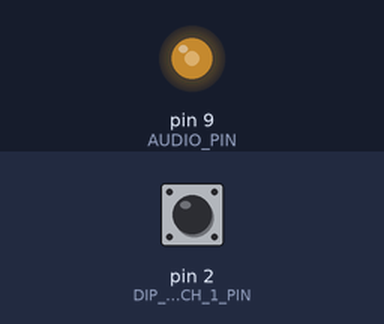
Bench run of a sketch on a simulated Arduino Uno, built with avr-gcc and run on an emulated ATmega328P. Shown: output pins drawn as LEDs (lit = HIGH). Inputs (shaded band) come from the test bench; at power-on: pin 2 (DIP_SWITCH_1_PIN) HIGH.

Above: at 1.2 s.
1.3 s: pin 2 (DIP_SWITCH_1_PIN) pulled LOW for 3.2 s
Timing chart, 0 to 4.3 s (numbered marks = the images above; inputs shaded):
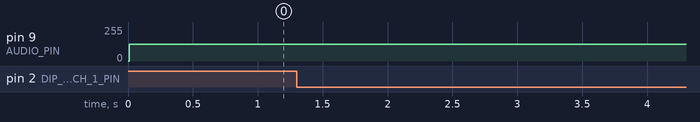

The sketch:

improved_audio_output.ino
```cpp
/*
 * Improved Audio Output - PWM周波数改善版
 *
 * 改善点:
 * - PWM周波数を31.25kHzに変更（可聴域外）
 * - より大きな振幅でスピーカー駆動
 * - ACカップリング対応
 *
 * ピン配置:
 * - 9: 音声出力 (高周波PWM)
 * - 2: DIPスイッチ1 (HIGH=Sine波, LOW=Square波)
 *
 * 動作: 一定周期ごとに自動で鐘音を鳴らします
 */

#define AUDIO_PIN 9
#define DIP_SWITCH_1_PIN 2  // 波形選択(sine/square)

// 音の種類管理と周期制御
bool useSineWave = true;  // true: sine, false: square
unsigned long lastBellTime = 0;
const unsigned long BELL_INTERVAL = 3000; // 3秒間隔

// 音声生成用
const int FREQUENCY = 6440; // A5音
const int SINE_TABLE_SIZE = 64; // テーブルサイズ
int sineTable[SINE_TABLE_SIZE];
int phaseAccumulator = 0;
int phaseIncrement;
const int SAMPLE_RATE = 440; // 2kHzサンプリング

// エンベロープ設定（鐘のような減衰音）
const unsigned long ATTACK_TIME = 5;    // 瞬間的なアタック
const unsigned long SUSTAIN_TIME = 0;   // サステインなし
const unsigned long RELEASE_TIME = 1000; // 長い減衰（2秒）

struct EnvelopeState {
  bool active;
  unsigned long startTime;
  float amplitude;
  enum Phase { ATTACK, SUSTAIN, RELEASE, IDLE } phase;
} envelope;

void setup() {
  // Serial.begin(9600);

  // ピン設定
  pinMode(AUDIO_PIN, OUTPUT);
  pinMode(DIP_SWITCH_1_PIN, INPUT_PULLUP);

  // PWM周波数を31.25kHzに変更（可聴域外）
  setupHighFrequencyPWM();

  // サイン波テーブル生成（より大きな振幅）
  generateSineTable();

  // 位相増分計算（整数演算）
  phaseIncrement = (FREQUENCY * SINE_TABLE_SIZE) / SAMPLE_RATE;

  // エンベロープ初期化
  envelope.active = false;
  envelope.amplitude = 0;
  envelope.phase = EnvelopeState::IDLE;

  // 初期設定完了

  // Serial.println("Automatic Bell Generator Ready");
  // Serial.println("DIP Switch 1 (Pin 2): Sine/Square wave selection");
  // Serial.println("Bell rings automatically every 3 seconds");
  // printCurrentSettings();
}

void loop() {
  // DIPスイッチの状態を確認
  bool dipSwitch1 = digitalRead(DIP_SWITCH_1_PIN);  // sine/square

  // 音の種類を更新
  useSineWave = (dipSwitch1 == HIGH);  // HIGH=sine, LOW=square

  // 一定周期ごとに音を鳴らす
  unsigned long currentTime = millis();
  if (currentTime - lastBellTime >= BELL_INTERVAL) {
    playSound();
    lastBellTime = currentTime;
  }

  // エンベロープ更新と音声生成
  updateEnvelope();
  generatePWMAudio();

  delay(1);  // より短い遅延でレスポンシブに
}

void setupHighFrequencyPWM() {
  // Timer1のPWM周波数を31.25kHzに設定（ピン9用）
  // これにより、PWMキャリア周波数が可聴域外になり、
  // スピーカーでより良い音質が得られる
  TCCR1A = _BV(COM1A1) | _BV(WGM10);  // Fast PWM, 8-bit, OCR1A出力
  TCCR1B = _BV(WGM12) | _BV(CS10);    // Fast PWM, プリスケーラ1
}

void playSound() {
  // Serial.print("Ringing ");
  // Serial.print(useSineWave ? "Sine" : "Square");
  // Serial.println(" Bell");

  // 前の音を完全に停止
  envelope.active = false;
  envelope.amplitude = 0;
  OCR1A = 127;  // 中央値で無音状態

  // 短い無音期間を作る
  delay(10);

  setupHighFrequencyPWM(); // PWM設定
  envelope.active = true;
  envelope.startTime = millis();
  envelope.phase = EnvelopeState::ATTACK;
  envelope.amplitude = 0;
  phaseAccumulator = 0;
}

void updateEnvelope() {
  if (!envelope.active) return;

  unsigned long currentTime = millis();
  unsigned long elapsed = currentTime - envelope.startTime;

  switch (envelope.phase) {
    case EnvelopeState::ATTACK:
      if (elapsed < ATTACK_TIME) {
        envelope.amplitude = (float)elapsed / ATTACK_TIME;
      } else {
        // アタック完了後、すぐにリリースフェーズへ（鐘のような音）
        envelope.phase = EnvelopeState::RELEASE;
        envelope.startTime = currentTime;
        envelope.amplitude = 1.0;
      }
      break;

    case EnvelopeState::SUSTAIN:
      // サステインフェーズは使用しない（鐘は持続しない）
      envelope.phase = EnvelopeState::RELEASE;
      envelope.startTime = currentTime;
      break;

    case EnvelopeState::RELEASE:
      if (elapsed < RELEASE_TIME) {
        float progress = (float)elapsed / RELEASE_TIME;
        // 指数的減衰をシミュレート（鐘らしい減衰カーブ）
        envelope.amplitude = (1.0 - progress) * (1.0 - progress);

        // 振幅が非常に小さくなったら強制終了
        if (envelope.amplitude < 0.01) {
          envelope.active = false;
          envelope.amplitude = 0;
          envelope.phase = EnvelopeState::IDLE;
        }
      } else {
        envelope.active = false;
        envelope.amplitude = 0;
        envelope.phase = EnvelopeState::IDLE;
      }
      break;

    case EnvelopeState::IDLE:
      envelope.amplitude = 0;
      break;
  }
}

void generateSineTable() {
  for (int i = 0; i < SINE_TABLE_SIZE; i++) {
    float angle = (2.0 * PI * i) / SINE_TABLE_SIZE;
    // スピーカー駆動のため、より大きな振幅を使用
    sineTable[i] = (int)(127 * sin(angle)); // 振幅を127に調整
  }
}

void setupTimer1() {
  // PWMモード時のみTimer1のFast PWMを設定
  // tone()使用時は標準のTimer設定を維持
}

// PWM音声生成関数（割り込みではなくloop内で呼び出し）
void generatePWMAudio() {
  static unsigned long lastUpdate = 0;
  unsigned long currentTime = micros();

  // 8kHzサンプリング（125マイクロ秒間隔）
  if (currentTime - lastUpdate < 125) {
    return;
  }
  lastUpdate = currentTime;

  int sample = 0;

  if (envelope.active && envelope.amplitude > 0) {
    if (useSineWave) {
      // サイン波生成
      int tableIndex = (int)phaseAccumulator % SINE_TABLE_SIZE;
      sample = sineTable[tableIndex];
    } else {
      // 方形波生成
      int tableIndex = (int)phaseAccumulator % SINE_TABLE_SIZE;
      sample = (tableIndex < SINE_TABLE_SIZE/2) ? 127 : -127;
    }

    // エンベロープ適用
    sample = (int)(sample * envelope.amplitude);

    // 位相更新（整数演算）
    phaseAccumulator += phaseIncrement;
    if (phaseAccumulator >= SINE_TABLE_SIZE) {
      phaseAccumulator -= SINE_TABLE_SIZE;
    }
  }

  // エンベロープが無効の時はPWM出力を停止
  if (!envelope.active) {
    OCR1A = 127;  // 中央値で無音状態
    return;
  }

  // 振幅が非常に小さい場合も無音にする
  if (envelope.amplitude < 0.01) {
    OCR1A = 127;  // 中央値で無音状態
    return;
  }

  // 出力範囲調整とPWM出力
  sample = constrain(sample + 127, 0, 255);  // 8-bit PWM用に調整

  // 高周波PWMで出力
  OCR1A = sample;
}


void printCurrentSettings() {
  // Serial.print("Wave type: ");
  // Serial.println(digitalRead(DIP_SWITCH_1_PIN) == HIGH ? "Sine" : "Square");
  // Serial.println("Auto-bell every 3 seconds");
}
```

Measured:
- after the input at 1.3 s, pin 9 (AUDIO_PIN): stays 127/255 (without the input it goes to 89/255 after 5.2 s)
